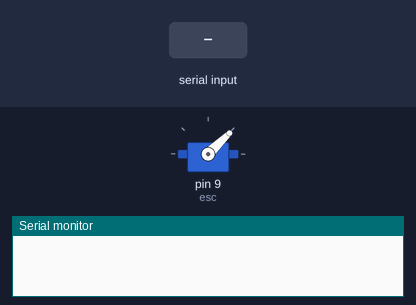
A sketch run on a simulated Arduino Uno, built with avr-gcc and run on an emulated ATmega328P. Parts: servo, the last lines printed to the serial monitor. Inputs (shaded band) come from the test bench.

Above: at 1.2 s.
1.3 s: "90,45\n" received over Serial
At 2.5 s:
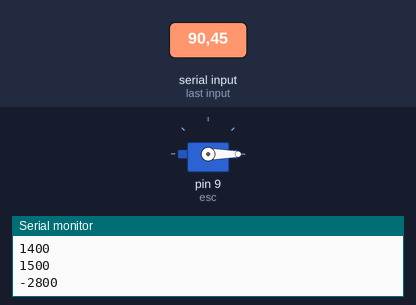
2.8 s: "30,150\n" received over Serial
4.3 s: "5\n" received over Serial
Timing chart, 0 to 7.3 s (numbered marks = the images above; inputs shaded):
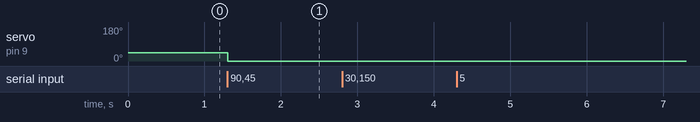

The sketch:

Initial_Potentiometer_to_ESC.ino
```cpp
#include<Servo.h>

Servo esc;
//Servo esc2;
int throttlePin = 0;


void setup() {
  Serial.begin(9600);
  esc.attach(9);
  esc.write(1000);
  //esc2.attach(6);
}

int throttle = 1000;

void loop() {
  int incoming;
  int output;
  if (Serial.available() > 0) {
    incoming = Serial.read() - '0';
    output = 1000 + (100*incoming);
    Serial.println(output);
    esc.write(output);
    delay(1);
  }


  //int throttleNew = analogRead(throttlePin);
  //throttle = map(throttleNew, 0, 1023, 1000, 2000);
  //Serial.println(throttle);
  //esc.write(throttle);
  //esc2.write(throttle);
}
```

Measured:
- after the input at 1.3 s, servo on pin 9 (esc): 44° → 0° at once
